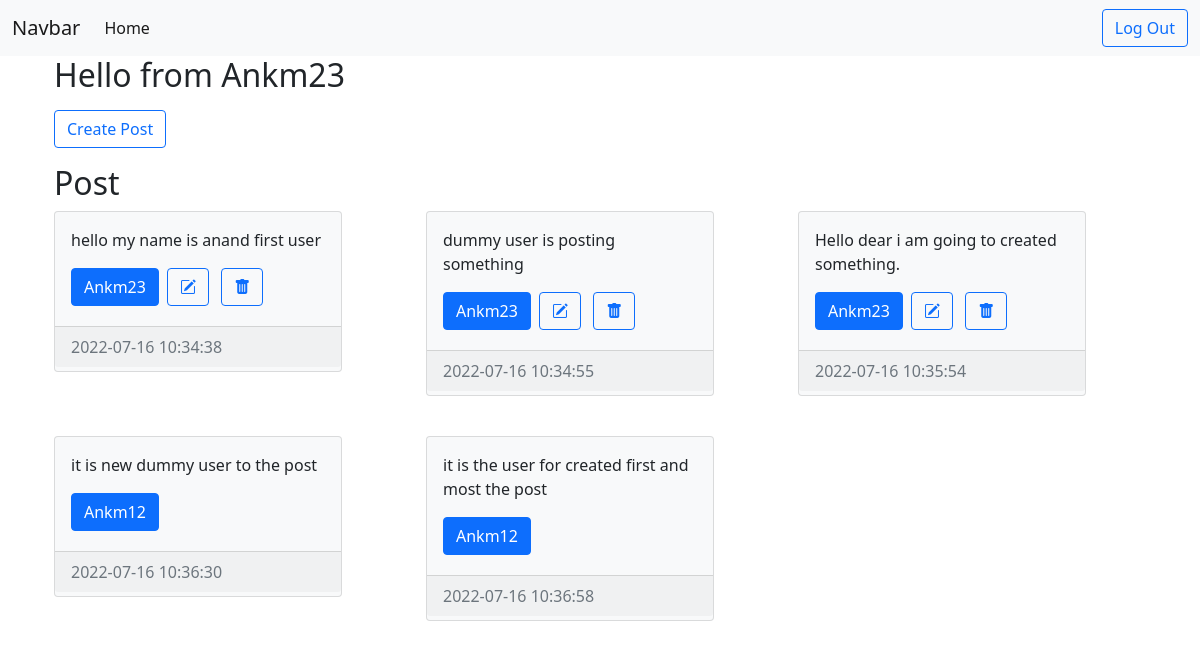
The page /home (signed in) on the database as committed earlier.
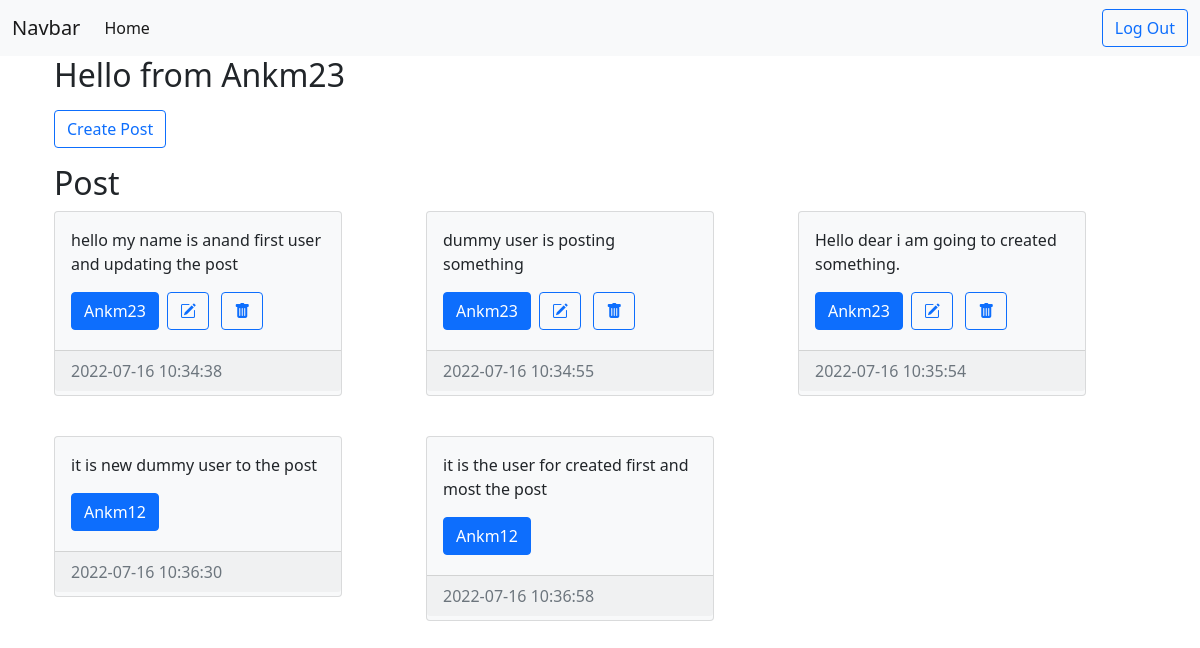
The same page on the database as committed later.
### website/models.py (models this page shows)
class Post(db.Model):
    id = db.Column(db.Integer, primary_key=True)
    text = db.Column(db.Text, nullable=False)
    date_created = db.Column(db.DateTime(timezone=True), default=func.now())
    author = db.Column(db.Integer, db.ForeignKey('user.id', ondelete="CASCADE"), nullable=False)

class User(db.Model, UserMixin):
    id = db.Column(db.Integer, primary_key=True)
    email = db.Column(db.String(150), unique=True)
    username = db.Column(db.String(150), unique=True)
    password = db.Column(db.String(150), unique=True)
    date_created = db.Column(db.DateTime(timezone=True), default=func.now())
    posts = db.relationship('Post', backref="user", passive_deletes=True)

### website/view.py (the view)
@view.route('/')
@view.route('/home')
@login_required
def home():
    posts = Post.query.all()
    return render_template('home.html', user=current_user, posts=posts)

### website/__init__.py (called while the page is built)
def create_app():
    app = Flask(__name__)
    app.config['SECRET_KEY'] = "Project"
    app.config['SQLALCHEMY_DATABASE_URI'] = f'sqlite:///{DB_name}'
    app.config['SQLALCHEMY_TRACK_MODIFICATIONS'] = False
    db = SQLAlchemy(app)
    from .view import view
    from .auth import auth
    app.register_blueprint(view, url_prefix="/")
    app.register_blueprint(auth, url_prefix="/auth")
    from .models import User, Post
    create_database(app=app)
    login_manager = LoginManager()
    login_manager.login_view = "auth.login"
    login_manager.init_app(app)
    @login_manager.user_loader
    def load_user(id):
        return User.query.get(int(id))
    return app;

### website/templates/home.html (shortened to what this page needs)
{% extends "base.html" %}
{% block content %}
<div class="container">
    <h2>Hello from {{user.username}}</h2>
    <a class="btn btn-outline-primary my-2" href="{{url_for('view.create_post')}}">Create Post</a>
    <h2 class="my-2">Post</h2>
    <div class="row row-cols-1 row-cols-md-3 g-4">
        {% for post in posts %}
        <div class="col">
            <div class="card text-dark bg-light mb-3" style="width: 18rem;">
                <div class="card-body">
                    <p class="card-text">{{ post.text }}</p>
                    <a href="/posts/{{post.user.username}}" class="btn btn-primary">{{ post.user.username }}</a>
                    {% if user.id == post.user.id %}
                    <a class="btn btn-outline-primary mx-1" href="/update-post/{{post.id}}"><i class="bi bi-pencil-square"></i></a>
                    <a class="btn btn-outline-primary mx-1" href="/delete-post/{{post.id}}"><i class="bi bi-trash-fill"></i></a>
                    {% endif %}
                </div>
                <div class="my-1 card-footer text-muted">
                    {{post.date_created}}
                </div>
            </div>
        </div>
        {% endfor %}
    </div>
</div>
{% endblock content %}

Rows that differ between the two databases and show on the page:
changed Post: text "hello my name is anand first user" → "hello my name is anand first user and updating the post"
